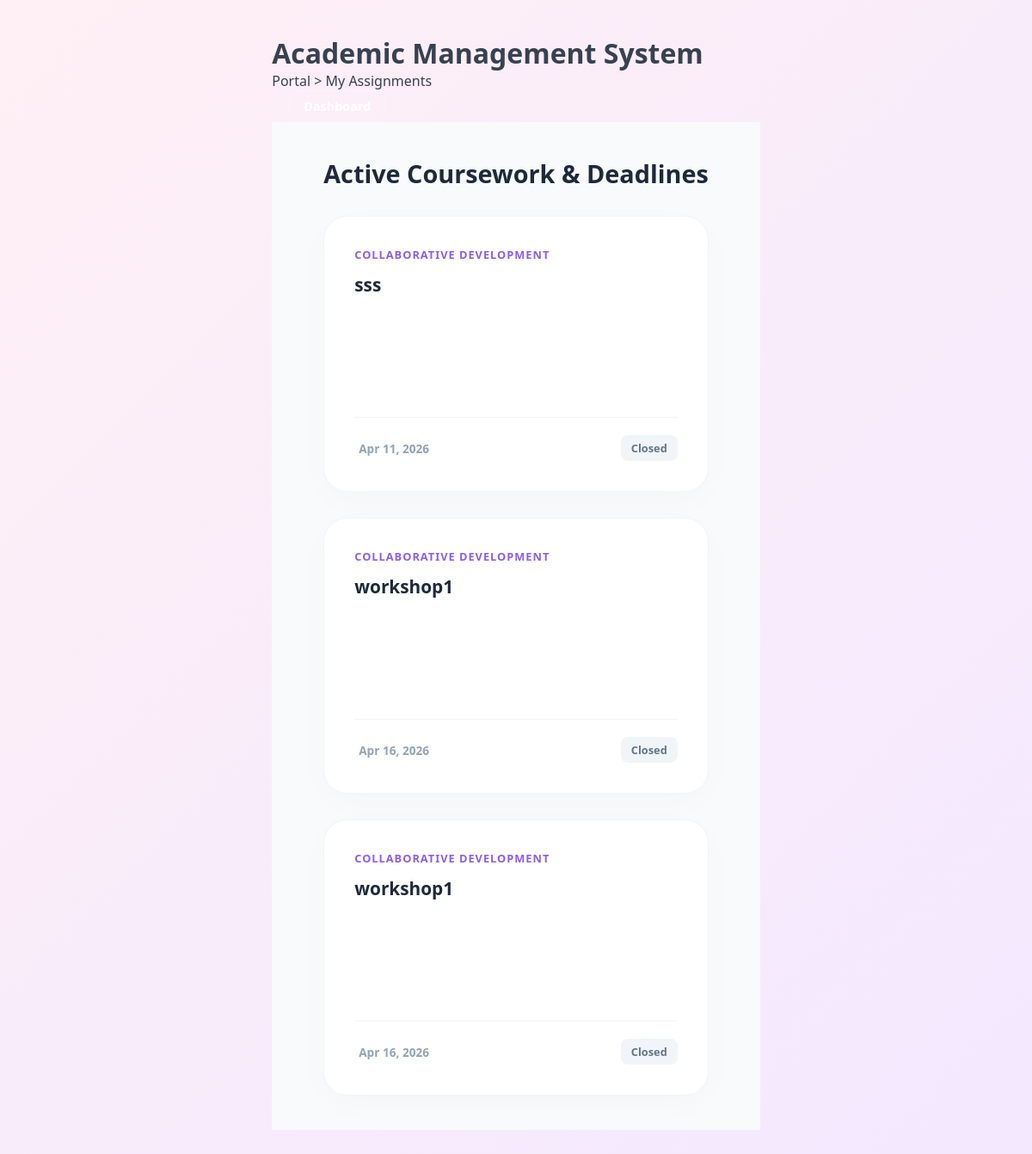
Page /public/view_assignments.php (signed in) on the committed database.
### tables this page shows
CREATE TABLE `assignments` (
  `id` int(11) NOT NULL,
  `course_id` int(11) NOT NULL,
  `title` varchar(100) NOT NULL,
  `description` text DEFAULT NULL,
  `due_date` datetime DEFAULT NULL,
  `created_at` timestamp NOT NULL DEFAULT current_timestamp()
);

CREATE TABLE `courses` (
  `id` int(11) NOT NULL,
  `course_name` varchar(100) NOT NULL,
  `course_code` varchar(20) NOT NULL,
  `teacher_id` int(11) DEFAULT NULL
);

### public/view_assignments.php (the view, shortened to what this page needs)
<?php
require_once '../includes/db.php';
include_once '../includes/header.php';
$userId = $_SESSION['user_id'];
try {
    $stmt = $pdo->prepare("SELECT id FROM students WHERE user_id = ?");
    $stmt->execute([$userId]);
    $studentId = $stmt->fetchColumn();
    $stmt = $pdo->prepare("
        SELECT a.*, c.course_name, c.course_code
        FROM assignments a
        JOIN courses c ON a.course_id = c.id
        JOIN enrollments e ON c.id = e.course_id
        WHERE e.student_id = ?
        ORDER BY a.due_date ASC
    ");
    $stmt->execute([$studentId]);
    $assignments = $stmt->fetchAll();
} catch (PDOException $e) {
    echo "Data error: " . $e->getMessage();
    exit();
}
?>
<div class="dashboard-container">
    <header class="dashboard-header">
        <div class="header-brand">
            <h1>Academic Management System</h1>
            <p>Portal > My Assignments</p>
        </div>
        <div class="header-icons" style="margin-left: 20px; display: flex; gap: 15px; align-items: center;">
            <a href="student_dashboard.php" style="color: #fff; text-decoration: none; font-weight: 700; font-size: 0.9rem; padding: 8px 16px; border: 1px solid rgba(255,255,255,0.3); border-radius: 12px;">Dashboard</a>
        </div>
    </header>
    <main class="main-content" style="padding: 40px 60px; background: #f8fafc;">
        <h2 style="font-size: 1.8rem; color: #1e293b; font-weight: 800; margin-bottom: 30px;">Active Coursework & Deadlines</h2>
        <div style="display: grid; grid-template-columns: repeat(auto-fill, minmax(350px, 1fr)); gap: 30px;">
            <?php if (empty($assignments)): ?>
                <div style="background: #fff; padding: 50px; border-radius: 24px; box-shadow: 0 4px 6px -1px rgba(0,0,0,0.02); text-align: center; grid-column: 1 / -1;">
                    <i class="fas fa-tasks" style="font-size: 3rem; color: #e2e8f0; margin-bottom: 20px; display: block;"></i>
                    <p style="color: #64748b; font-size: 1.1rem; font-weight: 600;">No assignments found for your enrolled catalog.</p>
                </div>
            <?php else: ?>
                <?php foreach ($assignments as $a): ?>
                    <?php
                    $dueDate = strtotime($a['due_date']);
                    $isPast = $dueDate < time();
                    ?>
                    <div style="background: #fff; padding: 35px; border-radius: 28px; box-shadow: 0 10px 40px rgba(0,0,0,0.02); border: 1px solid #f1f5f9; position: relative;">
                        <span style="font-size: 0.8rem; color: #8b5cf6; font-weight: 800; text-transform: uppercase; letter-spacing: 1px; display: block; margin-bottom: 12px;">
                            <?php echo htmlspecialchars($a['course_name']); ?>
                        </span>
                        <h3 style="font-size: 1.3rem; color: #1e293b; font-weight: 800; margin-bottom: 15px;"><?php echo htmlspecialchars($a['title']); ?></h3>
                        <p style="color: #475569; font-size: 0.95rem; line-height: 1.7; margin-bottom: 25px; height: 100px; overflow-y: auto;">
                        </p>
                        <div style="display: flex; justify-content: space-between; align-items: center; padding-top: 20px; border-top: 1px solid #f1f5f9;">
                            <span style="font-size: 0.85rem; color: <?php echo $isPast ? '#94a3b8' : '#10b981'; ?>; font-weight: 800;">
                                <?php echo date('M d, Y', $dueDate); ?>
                            </span>
                            <span style="background: <?php echo $isPast ? '#f1f5f9' : '#e0f2fe'; ?>; color: <?php echo $isPast ? '#64748b' : '#0369a1'; ?>; padding: 6px 12px; border-radius: 8px; font-size: 0.8rem; font-weight: 800;">
                                <?php echo $isPast ? 'Closed' : 'Active Task'; ?>
                            </span>
                        </div>
                    </div>
                <?php endforeach; ?>
            <?php endif; ?>
        </div>
    </main>
</div>
<?php include_once '../includes/footer.php'; ?>

### includes/header.php (shortened to what this page needs)
<!DOCTYPE html>
<html lang="en">
<head>
    <link rel="stylesheet" href="../assets/css/style.css">
</head>
<body>

### includes/footer.php (shortened to what this page needs)
</body>
</html>

### assets/css/style.css (style rules this page uses)
* { margin: 0; padding: 0; box-sizing: border-box; font-family: system-ui, sans-serif; }
body { background: linear-gradient(135deg, #fff0f5, #f3e8ff); color: #374151; display: flex; justify-content: center; padding: 40px 20px; min-height: 100vh; }

### rows in the picture
assignments: course.course_name "COLLABORATIVE DEVELOPMENT", title "sss", due_date "Apr 11, 2026", shows "Closed"
assignments: course.course_name "COLLABORATIVE DEVELOPMENT", title "workshop1", due_date "Apr 16, 2026", shows "Closed"
assignments: course.course_name "COLLABORATIVE DEVELOPMENT", title "workshop1", due_date "Apr 16, 2026", shows "Closed"
